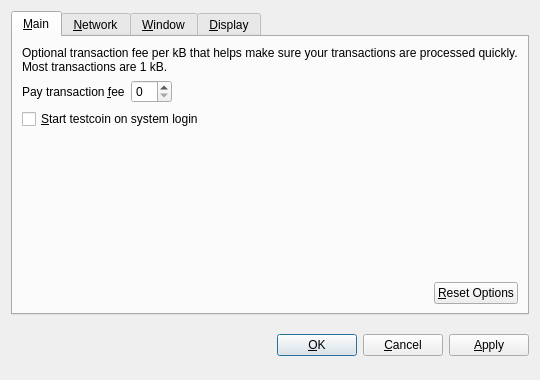
<?xml version="1.0" encoding="UTF-8"?>
<ui version="4.0">
 <class>OptionsDialog</class>
 <widget class="QDialog" name="OptionsDialog">
  <property name="geometry">
   <rect>
    <x>0</x>
    <y>0</y>
    <width>540</width>
    <height>380</height>
   </rect>
  </property>
  <property name="windowTitle">
   <string>Options</string>
  </property>
  <property name="modal">
   <bool>true</bool>
  </property>
  <layout class="QVBoxLayout" name="verticalLayout">
   <item>
    <widget class="QTabWidget" name="tabWidget">
     <property name="tabPosition">
      <enum>QTabWidget::North</enum>
     </property>
     <property name="currentIndex">
      <number>0</number>
     </property>
     <widget class="QWidget" name="tabMain">
      <attribute name="title">
       <string>&amp;Main</string>
      </attribute>
      <layout class="QVBoxLayout" name="verticalLayout_Main">
       <item>
        <widget class="QLabel" name="transactionFeeInfoLabel">
         <property name="text">
          <string>Optional transaction fee per kB that helps make sure your transactions are processed quickly. Most transactions are 1 kB.</string>
         </property>
         <property name="textFormat">
          <enum>Qt::PlainText</enum>
         </property>
         <property name="wordWrap">
          <bool>true</bool>
         </property>
        </widget>
       </item>
       <item>
        <layout class="QHBoxLayout" name="horizontalLayout_1_Main">
         <item>
          <widget class="QLabel" name="transactionFeeLabel">
           <property name="text">
            <string>Pay transaction &amp;fee</string>
           </property>
           <property name="textFormat">
            <enum>Qt::PlainText</enum>
           </property>
           <property name="buddy">
            <cstring>transactionFee</cstring>
           </property>
          </widget>
         </item>
         <item>
          <widget class="BitcoinAmountField" name="transactionFee"/>
         </item>
         <item>
          <spacer name="horizontalSpacer_1_Main">
           <property name="orientation">
            <enum>Qt::Horizontal</enum>
           </property>
           <property name="sizeHint" stdset="0">
            <size>
             <width>40</width>
             <height>20</height>
            </size>
           </property>
          </spacer>
         </item>
        </layout>
       </item>
       <item>
        <widget class="QCheckBox" name="bitcoinAtStartup">
         <property name="toolTip">
          <string>Automatically start testcoin after logging in to the system.</string>
         </property>
         <property name="text">
          <string>&amp;Start testcoin on system login</string>
         </property>
        </widget>
       </item>
       <item>
        <spacer name="verticalSpacer_Main">
         <property name="orientation">
          <enum>Qt::Vertical</enum>
         </property>
         <property name="sizeHint" stdset="0">
          <size>
           <width>20</width>
           <height>40</height>
          </size>
         </property>
        </spacer>
       </item>
       <item>
        <layout class="QHBoxLayout" name="horizontalLayout_2_Main">
         <item>
          <spacer name="horizontalSpacer_2_Main">
           <property name="orientation">
            <enum>Qt::Horizontal</enum>
           </property>
           <property name="sizeHint" stdset="0">
            <size>
             <width>40</width>
             <height>20</height>
            </size>
           </property>
          </spacer>
         </item>
         <item>
          <widget class="QPushButton" name="resetButton">
           <property name="toolTip">
            <string>Reset all client options to default.</string>
           </property>
           <property name="text">
            <string>&amp;Reset Options</string>
           </property>
           <property name="autoDefault">
            <bool>false</bool>
           </property>
          </widget>
         </item>
        </layout>
       </item>
      </layout>
     </widget>
     <widget class="QWidget" name="tabNetwork">
      <attribute name="title">
       <string>&amp;Network</string>
      </attribute>
      <layout class="QVBoxLayout" name="verticalLayout_Network">
       <item>
        <widget class="QCheckBox" name="mapPortUpnp">
         <property name="toolTip">
          <string>Automatically open the testcoin client port on the router. This only works when your router supports UPnP and it is enabled.</string>
         </property>
         <property name="text">
          <string>Map port using &amp;UPnP</string>
         </property>
        </widget>
       </item>
       <item>
        <widget class="QCheckBox" name="connectSocks">
         <property name="toolTip">
          <string>Connect to the testcoin network through a SOCKS proxy (e.g. when connecting through Tor).</string>
         </property>
         <property name="text">
          <string>&amp;Connect through SOCKS proxy:</string>
         </property>
        </widget>
       </item>
       <item>
        <layout class="QHBoxLayout" name="horizontalLayout_Network">
         <item>
          <widget class="QLabel" name="proxyIpLabel">
           <property name="text">
            <string>Proxy &amp;IP:</string>
           </property>
           <property name="textFormat">
            <enum>Qt::PlainText</enum>
           </property>
           <property name="buddy">
            <cstring>proxyIp</cstring>
           </property>
          </widget>
         </item>
         <item>
          <widget class="QValidatedLineEdit" name="proxyIp">
           <property name="maximumSize">
            <size>
             <width>140</width>
             <height>16777215</height>
            </size>
           </property>
           <property name="toolTip">
            <string>IP address of the proxy (e.g. 127.0.0.1)</string>
           </property>
          </widget>
         </item>
         <item>
          <widget class="QLabel" name="proxyPortLabel">
           <property name="text">
            <string>&amp;Port:</string>
           </property>
           <property name="textFormat">
            <enum>Qt::PlainText</enum>
           </property>
           <property name="buddy">
            <cstring>proxyPort</cstring>
           </property>
          </widget>
         </item>
         <item>
          <widget class="QLineEdit" name="proxyPort">
           <property name="maximumSize">
            <size>
             <width>55</width>
             <height>16777215</height>
            </size>
           </property>
           <property name="toolTip">
            <string>Port of the proxy (e.g. 9050)</string>
           </property>
          </widget>
         </item>
         <item>
          <widget class="QLabel" name="socksVersionLabel">
           <property name="text">
            <string>SOCKS &amp;Version:</string>
           </property>
           <property name="textFormat">
            <enum>Qt::PlainText</enum>
           </property>
           <property name="buddy">
            <cstring>socksVersion</cstring>
           </property>
          </widget>
         </item>
         <item>
          <widget class="QValueComboBox" name="socksVersion">
           <property name="toolTip">
            <string>SOCKS version of the proxy (e.g. 5)</string>
           </property>
          </widget>
         </item>
         <item>
          <spacer name="horizontalSpacer_Network">
           <property name="orientation">
            <enum>Qt::Horizontal</enum>
           </property>
           <property name="sizeHint" stdset="0">
            <size>
             <width>40</width>
             <height>20</height>
            </size>
           </property>
          </spacer>
         </item>
        </layout>
       </item>
       <item>
        <spacer name="verticalSpacer_Network">
         <property name="orientation">
          <enum>Qt::Vertical</enum>
         </property>
         <property name="sizeHint" stdset="0">
          <size>
           <width>20</width>
           <height>40</height>
          </size>
         </property>
        </spacer>
       </item>
      </layout>
     </widget>
     <widget class="QWidget" name="tabWindow">
      <attribute name="title">
       <string>&amp;Window</string>
      </attribute>
      <layout class="QVBoxLayout" name="verticalLayout_Window">
       <item>
        <widget class="QCheckBox" name="minimizeToTray">
         <property name="toolTip">
          <string>Show only a tray icon after minimizing the window.</string>
         </property>
         <property name="text">
          <string>&amp;Minimize to the tray instead of the taskbar</string>
         </property>
        </widget>
       </item>
       <item>
        <widget class="QCheckBox" name="minimizeOnClose">
         <property name="toolTip">
          <string>Minimize instead of exit the application when the window is closed. When this option is enabled, the application will be closed only after selecting Quit in the menu.</string>
         </property>
         <property name="text">
          <string>M&amp;inimize on close</string>
         </property>
        </widget>
       </item>
       <item>
        <spacer name="verticalSpacer_Window">
         <property name="orientation">
          <enum>Qt::Vertical</enum>
         </property>
         <property name="sizeHint" stdset="0">
          <size>
           <width>20</width>
           <height>40</height>
          </size>
         </property>
        </spacer>
       </item>
      </layout>
     </widget>
     <widget class="QWidget" name="tabDisplay">
      <attribute name="title">
       <string>&amp;Display</string>
      </attribute>
      <layout class="QVBoxLayout" name="verticalLayout_Display">
       <item>
        <layout class="QHBoxLayout" name="horizontalLayout_1_Display">
         <item>
          <widget class="QLabel" name="langLabel">
           <property name="text">
            <string>User Interface &amp;language:</string>
           </property>
           <property name="textFormat">
            <enum>Qt::PlainText</enum>
           </property>
           <property name="buddy">
            <cstring>lang</cstring>
           </property>
          </widget>
         </item>
         <item>
          <widget class="QValueComboBox" name="lang">
           <property name="toolTip">
            <string>The user interface language can be set here. This setting will take effect after restarting testcoin.</string>
           </property>
          </widget>
         </item>
        </layout>
       </item>
       <item>
        <layout class="QHBoxLayout" name="horizontalLayout_2_Display">
         <item>
          <widget class="QLabel" name="unitLabel">
           <property name="text">
            <string>&amp;Unit to show amounts in:</string>
           </property>
           <property name="textFormat">
            <enum>Qt::PlainText</enum>
           </property>
           <property name="buddy">
            <cstring>unit</cstring>
           </property>
          </widget>
         </item>
         <item>
          <widget class="QValueComboBox" name="unit">
           <property name="toolTip">
            <string>Choose the default subdivision unit to show in the interface and when sending coins.</string>
           </property>
          </widget>
         </item>
        </layout>
       </item>
       <item>
        <widget class="QCheckBox" name="displayAddresses">
         <property name="toolTip">
          <string>Whether to show testcoin addresses in the transaction list or not.</string>
         </property>
         <property name="text">
          <string>&amp;Display addresses in transaction list</string>
         </property>
        </widget>
       </item>
       <item>
        <spacer name="verticalSpacer_Display">
         <property name="orientation">
          <enum>Qt::Vertical</enum>
         </property>
         <property name="sizeHint" stdset="0">
          <size>
           <width>20</width>
           <height>40</height>
          </size>
         </property>
        </spacer>
       </item>
      </layout>
     </widget>
    </widget>
   </item>
   <item>
    <layout class="QHBoxLayout" name="horizontalLayout_Buttons">
     <item>
      <spacer name="horizontalSpacer_1">
       <property name="orientation">
        <enum>Qt::Horizontal</enum>
       </property>
       <property name="sizeHint" stdset="0">
        <size>
         <width>40</width>
         <height>48</height>
        </size>
       </property>
      </spacer>
     </item>
     <item>
      <widget class="QLabel" name="statusLabel">
       <property name="font">
        <font>
         <weight>75</weight>
         <bold>true</bold>
        </font>
       </property>
       <property name="text">
        <string/>
       </property>
       <property name="textFormat">
        <enum>Qt::PlainText</enum>
       </property>
       <property name="wordWrap">
        <bool>true</bool>
       </property>
      </widget>
     </item>
     <item>
      <spacer name="horizontalSpacer_2">
       <property name="orientation">
        <enum>Qt::Horizontal</enum>
       </property>
       <property name="sizeHint" stdset="0">
        <size>
         <width>40</width>
         <height>48</height>
        </size>
       </property>
      </spacer>
     </item>
     <item>
      <widget class="QPushButton" name="okButton">
       <property name="text">
        <string>&amp;OK</string>
       </property>
      </widget>
     </item>
     <item>
      <widget class="QPushButton" name="cancelButton">
       <property name="text">
        <string>&amp;Cancel</string>
       </property>
       <property name="autoDefault">
        <bool>false</bool>
       </property>
      </widget>
     </item>
     <item>
      <widget class="QPushButton" name="applyButton">
       <property name="text">
        <string>&amp;Apply</string>
       </property>
       <property name="autoDefault">
        <bool>false</bool>
       </property>
      </widget>
     </item>
    </layout>
   </item>
  </layout>
 </widget>
 <customwidgets>
  <customwidget>
   <class>BitcoinAmountField</class>
   <extends>QSpinBox</extends>
   <header>bitcoinamountfield.h</header>
  </customwidget>
  <customwidget>
   <class>QValueComboBox</class>
   <extends>QComboBox</extends>
   <header>qvaluecombobox.h</header>
  </customwidget>
  <customwidget>
   <class>QValidatedLineEdit</class>
   <extends>QLineEdit</extends>
   <header>qvalidatedlineedit.h</header>
  </customwidget>
 </customwidgets>
 <resources/>
 <connections/>
</ui>
